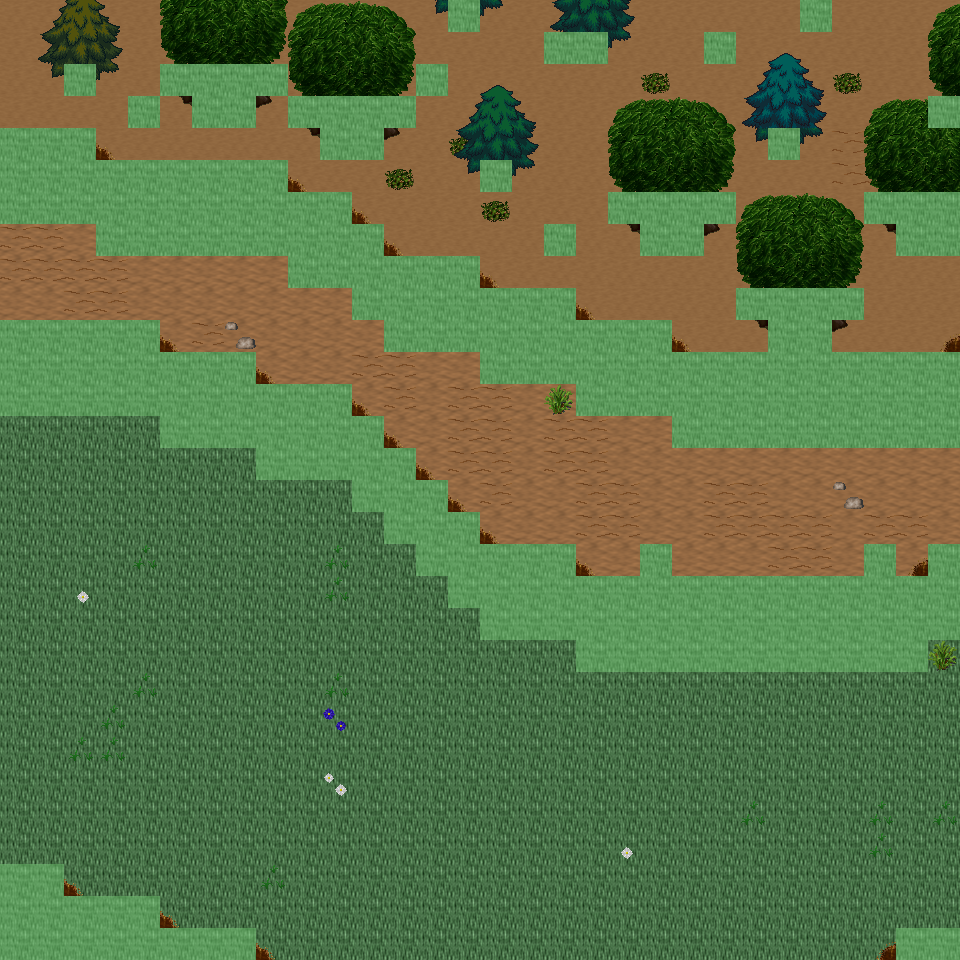

The image is a tile-based game level rendered from a .tmx file. Its description and source (layers, tilesets, objects; grid data summarised) follow:
An orthogonal 30x30 tile map with 32x32 px tiles, 6 tile layers (Ground, Object, Object2, Above, ...), 25 tilesets and 9 objects (9x mapExit).

<map version="1.0" orientation="orthogonal" renderorder="right-down" width="30" height="30" tilewidth="32" tileheight="32" nextobjectid="10">
  <tileset firstgid="1" name="tileset_ground_ground" tilewidth="32" tileheight="32" tilecount="33" columns="3">
    <image source="../drawable/tileset_ground_ground.png" width="96" height="352" />
  </tileset>
  <tileset firstgid="34" name="tileset_ground_grass_edges" tilewidth="32" tileheight="32" tilecount="36" columns="12">
    <image source="../drawable/tileset_ground_grass_edges.png" width="384" height="96" />
  </tileset>
  <tileset firstgid="70" name="tileset_ground_ridge_earth_dark" tilewidth="32" tileheight="32" tilecount="96" columns="12">
    <image source="../drawable/tileset_ground_ridge_earth_dark.png" width="384" height="256" />
  </tileset>
  <tileset firstgid="166" name="tileset_plant_flower_daisy_white" tilewidth="32" tileheight="32" tilecount="8" columns="2">
    <image source="../drawable/tileset_plant_flower_daisy_white.png" width="64" height="128" />
  </tileset>
  <tileset firstgid="174" name="tileset_plant_grasses" tilewidth="32" tileheight="32" tilecount="6" columns="3">
    <image source="../drawable/tileset_plant_grasses.png" width="96" height="64" />
  </tileset>
  <tileset firstgid="180" name="tileset_ground_rock_pebbles" tilewidth="32" tileheight="32" tilecount="3" columns="1">
    <image source="../drawable/tileset_ground_rock_pebbles.png" width="32" height="96" />
  </tileset>
  <tileset firstgid="183" name="tileset_plant_flower_daisy_blue" tilewidth="32" tileheight="32" tilecount="8" columns="2">
    <image source="../drawable/tileset_plant_flower_daisy_blue.png" width="64" height="128" />
  </tileset>
  <tileset firstgid="191" name="tileset_ground_ladder_vertical_dark" tilewidth="32" tileheight="32" tilecount="3" columns="3">
    <image source="../drawable/tileset_ground_ladder_vertical_dark.png" width="96" height="32" />
  </tileset>
  <tileset firstgid="194" name="tileset_item_corpse_huge_animal" tilewidth="32" tileheight="32" tilecount="16" columns="2">
    <image source="../drawable/tileset_item_corpse_huge_animal.png" width="64" height="256" />
  </tileset>
  <tileset firstgid="210" name="tileset_ground_ladder_steps" tilewidth="32" tileheight="32" tilecount="6" columns="3">
    <image source="../drawable/tileset_ground_ladder_steps.png" width="96" height="64" />
  </tileset>
  <tileset firstgid="216" name="tileset_logic_creature_rodent" tilewidth="32" tileheight="32" tilecount="8" columns="8">
    <image source="../drawable/tileset_logic_creature_rodent.png" width="256" height="32" />
  </tileset>
  <tileset firstgid="224" name="tileset_logic_creature_animal" tilewidth="32" tileheight="32" tilecount="32" columns="8">
    <image source="../drawable/tileset_logic_creature_animal.png" width="256" height="128" />
  </tileset>
  <tileset firstgid="256" name="tileset_logic_portal" tilewidth="32" tileheight="32" tilecount="24" columns="8">
    <image source="../drawable/tileset_logic_portal.png" width="256" height="96" />
  </tileset>
  <tileset firstgid="280" name="tileset_logic_creature_orc" tilewidth="32" tileheight="32" tilecount="5" columns="5">
    <image source="../drawable/tileset_logic_creature_orc.png" width="192" height="32" />
  </tileset>
  <tileset firstgid="285" name="tileset_logic_collision" tilewidth="32" tileheight="32" tilecount="1" columns="1">
    <image source="../drawable/tileset_logic_collision.png" width="32" height="32" />
  </tileset>
  <tileset firstgid="286" name="tileset_ground_green_paving" tilewidth="32" tileheight="32" tilecount="18" columns="3">
    <image source="../drawable/tileset_ground_green_paving.png" width="96" height="192" />
  </tileset>
  <tileset firstgid="304" name="tileset_logic_protection" tilewidth="32" tileheight="32" tilecount="2" columns="2">
    <image source="../drawable/tileset_logic_protection.png" width="64" height="32" />
  </tileset>
  <tileset firstgid="306" name="tileset_ground_earth_edges" tilewidth="32" tileheight="32" tilecount="18" columns="6">
    <image source="../drawable/tileset_ground_earth_edges.png" width="192" height="96" />
  </tileset>
  <tileset firstgid="324" name="tileset_ground_grass_corners" tilewidth="32" tileheight="32" tilecount="24" columns="6">
    <image source="../drawable/tileset_ground_grass_corners.png" width="192" height="128" />
  </tileset>
  <tileset firstgid="348" name="tileset_plant_tree_tree_darkgreen" tilewidth="32" tileheight="32" tilecount="88" columns="8">
    <image source="../drawable/tileset_plant_tree_tree_darkgreen.png" width="256" height="352" />
  </tileset>
  <tileset firstgid="436" name="tileset_plant_tree_evergreen" tilewidth="32" tileheight="32" tilecount="36" columns="3">
    <image source="../drawable/tileset_plant_tree_evergreen.png" width="96" height="384" />
  </tileset>
  <tileset firstgid="472" name="tileset_building_decoration_rocks" tilewidth="32" tileheight="32" tilecount="6" columns="3">
    <image source="../drawable/tileset_building_decoration_rocks.png" width="96" height="64" />
  </tileset>
  <tileset firstgid="478" name="tileset_plant_bush_bushes" tilewidth="32" tileheight="32" tilecount="10" columns="5">
    <image source="../drawable/tileset_plant_bush_bushes.png" width="160" height="64" />
  </tileset>
  <tileset firstgid="488" name="tileset_plant_bush_various_small" tilewidth="32" tileheight="32" tilecount="9" columns="3">
    <image source="../drawable/tileset_plant_bush_various_small.png" width="96" height="96" />
  </tileset>
  <tileset firstgid="497" name="tileset_ground_dry_grass" tilewidth="32" tileheight="32" tilecount="54" columns="9">
    <image source="../drawable/tileset_ground_dry_grass.png" width="288" height="192" />
  </tileset>
  <layer name="Ground" width="30" height="30">
    <data>[900 cells, 900 non-empty, 4 distinct tile ids]</data>
  </layer>
  <layer name="Object" width="30" height="30">
    <data>[900 cells, 328 non-empty, 31 distinct tile ids]</data>
  </layer>
  <layer name="Object2" width="30" height="30">
    <data>[900 cells, 0 non-empty, 0 distinct tile ids]</data>
  </layer>
  <layer name="Above" width="30" height="30">
    <data>[900 cells, 98 non-empty, 40 distinct tile ids]</data>
  </layer>
  <layer name="Above2" width="30" height="30">
    <data>[900 cells, 3 non-empty, 3 distinct tile ids]</data>
  </layer>
  <layer name="Walkable" width="30" height="30">
    <data>[900 cells, 240 non-empty, 1 distinct tile ids]</data>
  </layer>
  <objectgroup name="MapEvents">
    <object id="1" name="north" type="mapExit" x="0" y="0" width="448" height="32">
      <properties>
        <property name="map" value="level_0_x170_y25" />
        <property name="x" value="0" />
        <property name="y" value="28" />
      </properties>
    </object>
    <object id="2" name="north2" type="mapExit" x="480" y="0" width="320" height="32">
      <properties>
        <property name="map" value="level_0_x170_y25" />
        <property name="x" value="15" />
        <property name="y" value="28" />
      </properties>
    </object>
    <object id="3" name="north3" type="mapExit" x="832" y="0" width="128" height="32">
      <properties>
        <property name="map" value="level_0_x170_y25" />
        <property name="x" value="26" />
        <property name="y" value="28" />
      </properties>
    </object>
    <object id="4" name="south" type="mapExit" x="256" y="928" width="640" height="32">
      <properties>
        <property name="map" value="level_0_x170_y27" />
        <property name="x" value="8" />
        <property name="y" value="1" />
      </properties>
    </object>
    </objectgroup>
</map>
<!-- 5 of 9 objects omitted -->
